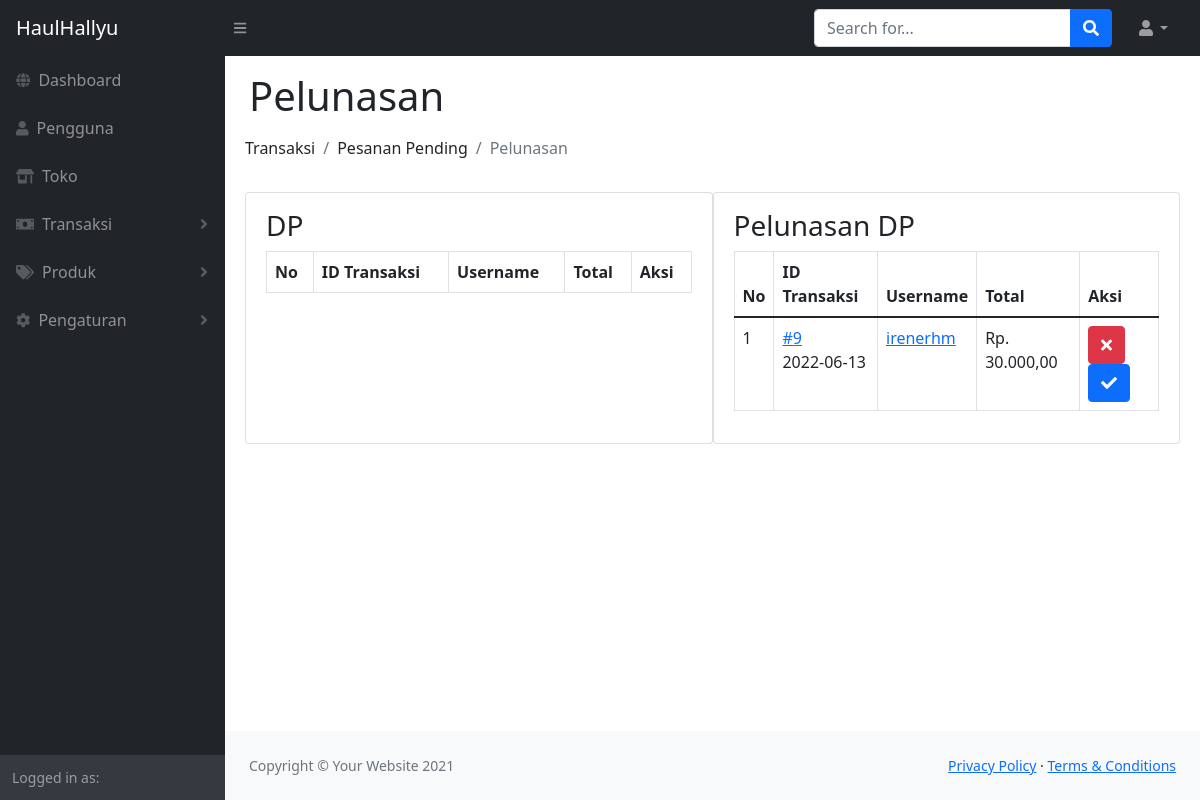
The app's page /pelunasan.php with its own data.
### tables this page shows
CREATE TABLE `transaksi` (
  `id_transaksi` int(11) NOT NULL,
  `tgl_transaksi` date DEFAULT NULL,
  `total_trans` int(100) DEFAULT NULL,
  `status_trans` varchar(100) DEFAULT NULL,
  `tarif` int(100) DEFAULT NULL,
  `jenispem` varchar(100) NOT NULL,
  `u_username` char(100) DEFAULT NULL
);

### fungsi.php (called while the page is built, shortened)
<?php
$servername = "localhost";
$username ="root";
$password ="";
$dbname = "webmerch";
$conn = mysqli_connect($servername, $username, $password, $dbname);
if (!function_exists('query'))   {
  function query($query) {
	global $conn;
	$result = mysqli_query($conn, $query);
	$rows = [];
	while( $row = mysqli_fetch_assoc($result) )  {
		$rows[] = $row;
	}
	return $rows;
	}
}
?>

### pelunasan.php (the view, shortened to what this page needs)
<?php
require 'fungsi.php';
?>
<!DOCTYPE html>
<html>
    <head>
        <link href="https://cdn.jsdelivr.net/npm/simple-datatables@latest/dist/style.css" rel="stylesheet" />
        <link href="css/styles.css" rel="stylesheet" />
    </head>
    <body class="sb-nav-fixed">
        <?php require "navbar.php"; ?>
        <div id="layoutSidenav">
            <?php require "sidebar.php"; ?>
            <div id="layoutSidenav_content">
                <main>
                    <div class="row g-2 px-4">
                        <h1 class="mt-4">Pelunasan</h1>
                        <ol class="breadcrumb mb-4">
                            <li class="breadcrumb-item">Transaksi</li>
                            <li class="breadcrumb-item">Pesanan Pending</li>
                            <li class="breadcrumb-item active">Pelunasan</li>
                        </ol>
                        <div class="card col-6">
                            <div class="card-body ">
                                <h3>DP</h3>
                                <div class="table-responsive">
                                    <table class="table table-bordered">
                                        <thead>
                                            <tr>
                                                <th>No</th>
                                                <th>ID Transaksi</th>
                                                <th>Username</th>
                                                <th>Total</th>
                                                <th>Aksi</th>
                                            </tr>
                                        </thead>
                                    </table>
                                </div>
                            </div>
                        </div>
                        <div class="card col-6">
                            <div class="card-body ">
                                <h3>Pelunasan DP</h3>
                                <div class="table-responsive">
                                    <table class="table table-bordered">
                                        <thead>
                                            <tr>
                                                <th>No</th>
                                                <th>ID Transaksi</th>
                                                <th>Username</th>
                                                <th>Total</th>
                                                <th>Aksi</th>
                                            </tr>
                                        </thead>
                                        <tbody>
                                        <?php $no = 1; ?>
                                        <?php
                                        $transpel = query("SELECT * FROM transaksi WHERE status_trans='Menunggu Konfirmasi Pelunasan' AND jenispem='DP'");
                                        foreach( $transpel as $row): ?>
                                            <tr>
                                                <td><?= $no; ?></td>
                                                <td><a href="buktitf.php?id=<?= $row["id_transaksi"]; ?>">#<?= $row["id_transaksi"]; ?></a><br>
                                                <?= $row["tgl_transaksi"]; ?></td>
                                                <td><a href="detailuser.php?username=<?= $row["u_username"]; ?>">
                                                <?= $row["u_username"]; ?></a></td>
                                                <td>Rp. <?php echo number_format($row["tarif"],2,",",".");?></td>
                                                <td>
                                                    <a href="batalkan.php?id=<?= $row["id_transaksi"]; ?>"onclick= "return confirm('yakin?');"   class="btn btn-danger"><i class="fa fa-times" aria-hidden="true"></i></a>
                                                    <a href="confirm.php?id=<?= $row["id_transaksi"]; ?>"onclick= "return confirm('yakin?');"   class="btn btn-primary"><i class="fa fa-check" aria-hidden="true"></i></a>
                                                </td>
                                            </tr>
                                            <?php $no++; ?>
                                            <?php endforeach; ?>
                                        </tbody>
                                    </table>
                                </div>
                            </div>
                        </div>
                    </div>
                </main>
                <?php require "footer.php"; ?>
            </div>
        </div>
    </body>
</html>

### records on screen
transaksi: id_transaksi "9", tgl_transaksi "2022-06-13", u_username "irenerhm", tarif "30.000,00"
